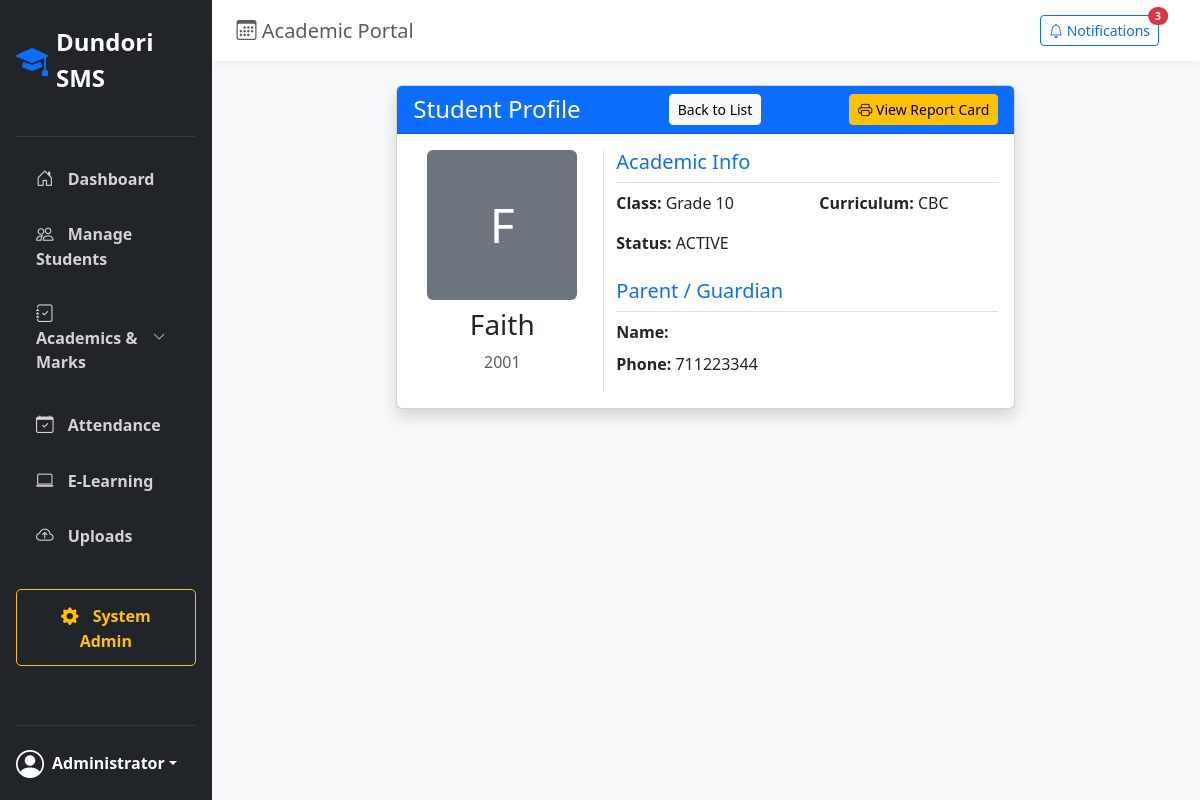
The app's page /students/2/ (signed in) with its own data.
### students/models.py (models this page shows, shortened)
class Student(models.Model):
    SYSTEM_CHOICES = [
        ('CBC', 'CBC (Grade 10-12)'),
        ('844', '8-4-4 (Form 3-4)'),
    ]
    GENDER_CHOICES = [
        ('M', 'Male'),
        ('F', 'Female'),
    ]
    STATUS_CHOICES = [
        ('ACTIVE', 'Active'),
        ('INACTIVE', 'Inactive'),
    ]
    CLASS_CHOICES = [
        ('Grade 10', 'Grade 10'),
        ('Grade 11', 'Grade 11'),
        ('Grade 12', 'Grade 12'),
        ('Form 3', 'Form 3'),
        ('Form 4', 'Form 4'),
    ]
    PATHWAY_CHOICES = [
        ('STEM', 'STEM (Science, Tech, Engineering, Math)'),
        ('ARTS', 'Arts and Sports Science'),
        ('SOCIAL', 'Social Sciences'),
    ]
    admission_number = models.CharField(max_length=20, unique=True)
    first_name = models.CharField(max_length=50)
    last_name = models.CharField(max_length=50)
    gender = models.CharField(max_length=1, choices=GENDER_CHOICES)
    date_of_birth = models.DateField()
    passport_photo = models.ImageField(upload_to='student_photos/', blank=True, null=True)
    curriculum = models.CharField(max_length=5, choices=SYSTEM_CHOICES, default='CBC')
    current_class = models.CharField(max_length=20, choices=CLASS_CHOICES)
    cbc_pathway = models.ForeignKey('academics.CBCPathway', on_delete=models.SET_NULL, null=True, blank=True, help_text="Only needed for Grade 10-12 students")
    parent_name = models.CharField(max_length=100)
    parent_phone = models.CharField(max_length=15)
    parent_email = models.EmailField(blank=True, null=True)
    status = models.CharField(max_length=10, choices=STATUS_CHOICES, default='ACTIVE')
    admission_date = models.DateField(auto_now_add=True)

### students/views.py (the view)
# urls.py: path('<int:pk>/', views.student_detail, name='student_detail'),
@login_required
def student_detail(request, pk):
    student = get_object_or_404(Student, pk=pk)
    return render(request, 'students/student_detail.html', {'student': student})

### templates/students/student_detail.html
{% extends 'base.html' %}
{% block content %}
<div class="row justify-content-center">
    <div class="col-md-8">
        <div class="card shadow">
            <div class="card-header bg-primary text-white d-flex justify-content-between align-items-center">
                <h4 class="mb-0">Student Profile</h4>
                <a href="{% url 'student_list' %}" class="btn btn-sm btn-light">Back to List</a>
                <a href="{% url 'student_report_card' student.id %}" class="btn btn-sm btn-warning">
                     <i class="bi bi-printer"></i> View Report Card</a>
            </div>
            <div class="card-body">
                <div class="row">
                    <div class="col-md-4 text-center border-end">
                        {% if student.passport_photo %}
                            <img src="{{ student.passport_photo.url }}" class="img-fluid rounded mb-3" style="max-height: 200px;">
                        {% else %}
                            <div class="bg-secondary text-white rounded d-flex align-items-center justify-content-center mx-auto" style="width: 150px; height: 150px; font-size: 3rem;">
                                {{ student.first_name|slice:":1" }}
                            </div>
                        {% endif %}
                        <h3 class="mt-2">{{ student.first_name }}</h3>
                        <p class="text-muted">{{ student.admission_number }}</p>
                    </div>
                    <div class="col-md-8">
                        <h5 class="text-primary border-bottom pb-2">Academic Info</h5>
                        <div class="row mb-3">
                            <div class="col-6"><strong>Class:</strong> {{ student.current_class }}</div>
                            <div class="col-6"><strong>Curriculum:</strong> {{ student.curriculum }}</div>
                        </div>
                        <div class="row mb-3">
                            <div class="col-6"><strong>Status:</strong> {{ student.status }}</div>
                        </div>
                        <h5 class="text-primary border-bottom pb-2 mt-4">Parent / Guardian</h5>
                        <div class="row mb-3">
                            <div class="col-12"><strong>Name:</strong> {{ student.parent_name }}</div>
                            <div class="col-12 mt-2"><strong>Phone:</strong> {{ student.parent_phone }}</div>
                        </div>
                    </div>
                </div>
            </div>
        </div>
    </div>
</div>
{% endblock %}

### templates/base.html (style rules this page uses)
body { background-color: #f8f9fa; font-family: 'Segoe UI', Tahoma, Geneva, Verdana, sans-serif; }

### records on screen
Student: first_name "F", first_name "Faith", admission_number "2001", current_class "Grade 10", curriculum "CBC", status "ACTIVE", parent_phone "711223344"
